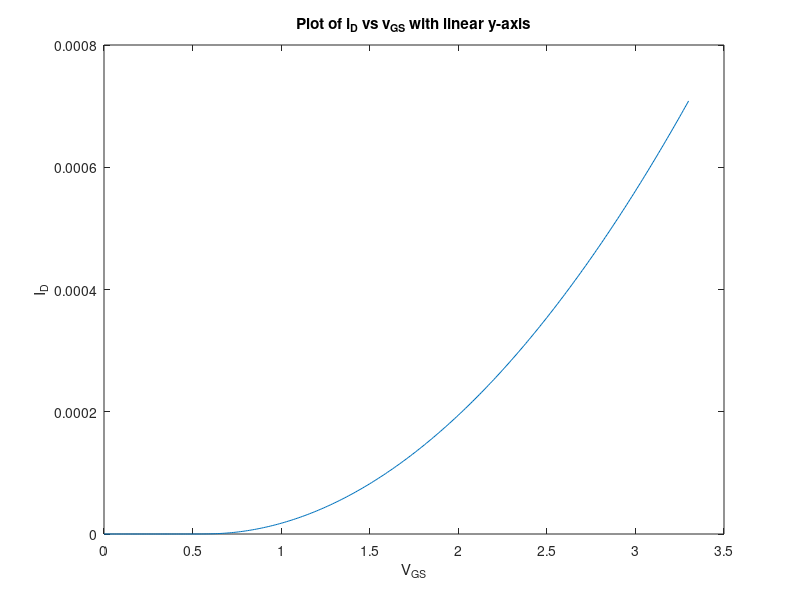

The MATLAB source for this figure:
n = 1;
Vtn = 570e-3; %V
Vtp = 710e-3; %V
Lambda = 0.16e-3; %m/V
Bn = 190e-6; % A/V^2;
Bp = 55e-6; % A/V^2;
VT = 26e-3; %V
Vdd=3.3; %V
Is = 2*n*Bn*(VT^2); % A
Vd = Vdd; %V
Early = (1 + Lambda * Vd); %Channel-length modulation
Vg=0:0.01:3.3;
Vs = 0;
iF = (Is*(log(1+exp((Vg-Vtn-n*Vs)/(2*n*VT)))).^2)*Early;
iR = (Is*(log(1+exp((Vg-Vtn-n*Vd)/(2*n*VT)))).^2)*Early;
iD = iF - iR;
plot(Vg,iD); %plots with linear y-axis
ylabel('I_D');
xlabel('V_G_S');
title('Plot of i_D vs v_G_S with linear y-axis');